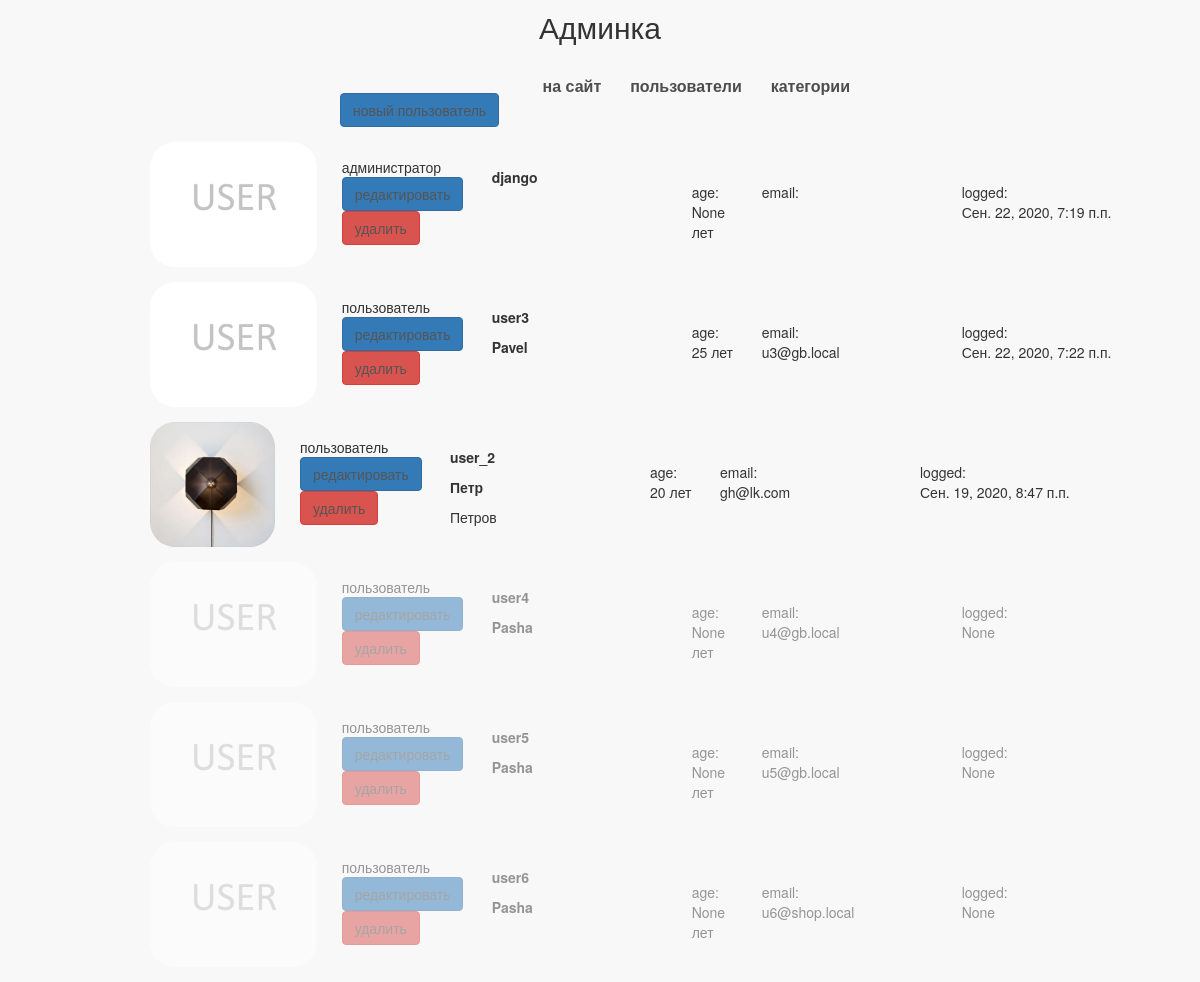
Page /my/admin/ (signed in) on the earlier database version.
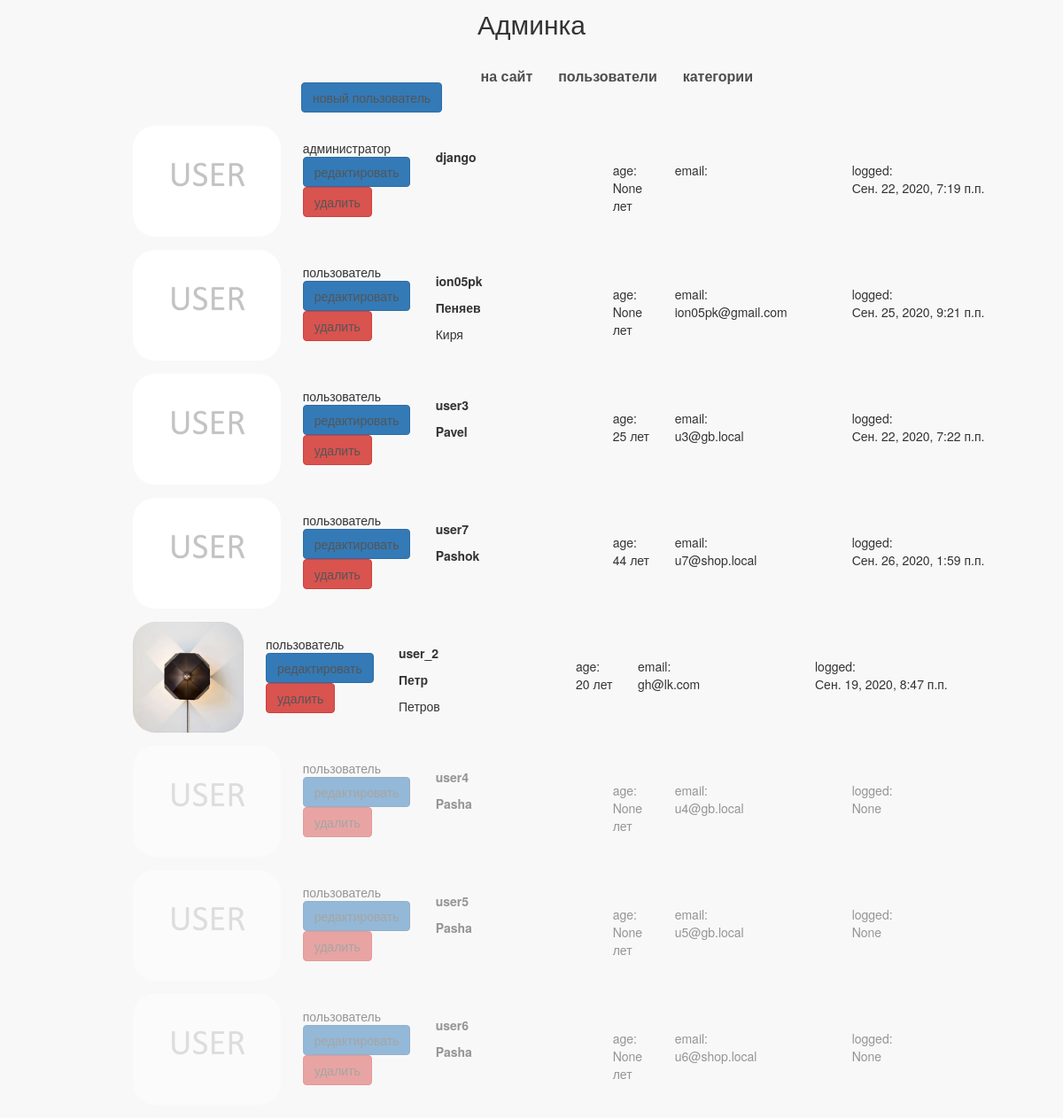
Same page on the later database version.
### authapp/models.py (models this page shows, shortened)
class ShopClient(AbstractUser):
    avatar = models.ImageField(upload_to='users_avatars', blank=True)
    age = models.PositiveIntegerField(verbose_name='возраст', null=True)
    activation_key = models.CharField(max_length=128, blank=True)
    activation_key_expires = models.DateTimeField(default=get_activation_key_expires)
    class Meta:
        ordering = ['-is_active', '-is_superuser', '-is_staff', 'username']

### adminapp/views.py (the view)
# urls.py: path('', adminapp.UserList.as_view(), name='index'),
class UserList(OnlySuperUserMixin, PageTitleMixin, ListView):
    model = get_user_model()
    page_title = 'админка/пользователи'

### adminapp/views.py (called while the page is built)
    @method_decorator(user_passes_test(lambda x: x.is_superuser))
    def dispatch(self, request, *args, **kwargs):
        return super().dispatch(request, *args, **kwargs)

    def get_context_data(self, *, object_list=None, **kwargs):
        data = super().get_context_data(object_list=None, **kwargs)
        if hasattr(self, 'page_title'):
            data['page_title'] = self.page_title
        return data

### mainapp/context_processors.py (called while the page is built)
def catalog_menu(request):
    return {'catalog_menu': ProductCategory.objects.filter(is_active=True)}

### mainapp/templatetags/my_tags.py (called while the page is built)
@register.filter(name='media_folder_users')
def media_folder_users(string):
    if not string:
        string = 'users_avatars/default.jpg'
    return f'{settings.MEDIA_URL}{string}'

### adminapp/templates/authapp/shopclient_list.html
{% extends 'adminapp/common.html' %}
{% load static %}
{% load my_tags %}
{% block content %}
    <div class="users_list">
        <a href="{% url 'my_admin:user_create' %}" class="btn btn-primary new_user">
            новый пользователь
        </a>
        {% for shop_user in object_list %}
            <div class="user_record {% if not shop_user.is_active %}not_active{% endif %}">
                <img src="{{ shop_user.avatar|media_folder_users }}" alt="{{ shop_user.username }}">
                <div class="user_role">
                    {% if shop_user.is_superuser %}администратор{% else %}пользователь{% endif %}
                    <a href="{% url 'my_admin:user_update' pk=shop_user.pk %}" class="btn btn-primary">
                        редактировать
                    </a>
                    <a href="{% url 'my_admin:user_delete' pk=shop_user.pk %}" class="btn btn-danger">
                        удалить
                    </a>
                </div>
                <div class="user_name">
                    <p><strong>{{ shop_user.username }}</strong></p>
                    <p>
                        {% if shop_user.first_name %}
                            <b>{{ shop_user.first_name|title }}</b>
                            {% if shop_user.last_name %}
                                <p>{{ shop_user.last_name|title }}</p>
                            {% endif %}
                        {% endif %}
                    </p>
                </div>
                <div class="user_age">
                    age:<br>
                    {{ shop_user.age }} лет
                </div>
                <div class="user_email">
                    email:<br>
                    {{ shop_user.email }}
                </div>
                <div class="user_lastlogin">
                    logged:<br>
                    {{ shop_user.last_login }}
                </div>
            </div>
        {% endfor %}
    </div>
{% endblock %}

### adminapp/templates/adminapp/common.html (shortened to what this page needs)
<!DOCTYPE html>
{% load static %}
<html lang="en">
<head>
    {% block css %}
        <link rel="stylesheet" type="text/css" href="{% static 'css/bootstrap.min.css' %}">
        <link rel="stylesheet" type="text/css" href="{% static 'css/style.css' %}">
    {% endblock %}
</head>
<body>
<div class="admin_container">
    <div class="h2 text-center head">
        Админка
    </div>
    {% block menu %}
        <div class="admin_menu">
            {% include 'adminapp/includes/inc__admin_menu.html' %}
        </div>
    {% endblock %}
    {% block content %}
    {% endblock %}
</div>
</body>
</html>

### adminapp/templates/adminapp/includes/inc__admin_menu.html (shortened to what this page needs)
<ul class="menu">
    <li>
        <a href="{% url 'main:index' %}">на сайт</a>
    </li>
    <li>
        <a href="{% url 'my_admin:index' %}">пользователи</a>
    </li>
    <li>
        <a href="{% url 'my_admin:categories_read' %}">
            категории
        </a>
    </li>
</ul>

### static/css/style.css (style rules this page uses)
body { background-color: #f8f8f8; }
.menu { padding-top: 22px; padding-right: 25px; text-align: right; }
.menu > li { overflow: hidden; padding-left: 25px; list-style-type: none; display: inline-block; }
.menu li a { color: #4d4d4d; font-size: 16px; font-weight: 600; text-decoration: none; }
.admin_container .h2 { margin-top: 10px; }
.admin_menu { display: block; left: 15px; top: 20px; height: 40px; width: 100%; }
.admin_menu ul.menu { display: block; float: none; width: 550px; height: 50px; margin: auto; color: #555; }
.users_list { margin-left: 150px; }
.users_list a { color: #555; text-decoration: none; }
.users_list .new_user { margin-left: 190px; }
.user_record { height: 125px; margin: 15px auto; position: relative; }
.user_record.not_active { opacity: 0.5; }
.user_record img { display: block; float: left; height: 125px; border-radius: 25px; }
.user_record .user_name { display: block; float: left; margin-top: 15px; margin-left: 25px; width: 175px; }
.user_record .user_name p { margin: 10px auto; }
.user_record .user_email { display: block; float: left; margin-top: 40px; margin-left: 25px; width: 175px; }
.user_record .user_age { display: block; float: left; margin-top: 40px; margin-left: 25px; width: 45px; }
.user_record .user_role { display: block; float: left; margin-top: 15px; margin-left: 25px; width: 125px; }
.user_record .user_lastlogin { display: block; float: left; margin-top: 40px; margin-left: 25px; width: 175px; }

Differences in the rows shown:
added ShopClient: is_superuser "пользователь", username "ion05pk", first_name "Пеняев", last_name "Киря", age "None", email "ion05pk@gmail.com", last_login "Сен. 25, 2020, 9:21 п.п."
added ShopClient: is_superuser "пользователь", username "user7", first_name "Pashok", age "44", email "u7@shop.local", last_login "Сен. 26, 2020, 1:59 п.п."
